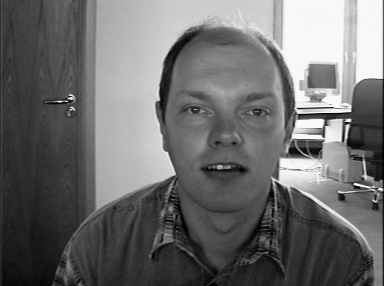
#> input picture BioID_0194.pgm, 384 x 286 px
$ python test.py   (older library calls are emulated)
#> lines starting #> are read from the running program, lines starting #| are printed output that depends on the picture
import numpy
import scipy
import imageio
from scipy import ndimage
import matplotlib.pyplot as plt

from skimage.feature import hog
from skimage import data, exposure
'''
im = scipy.misc.imread('BioID_0194.pgm')
im = im.astype('int32')
dx = ndimage.sobel(im, 0)  # horizontal derivative
dy = ndimage.sobel(im, 1)  # vertical derivative
mag = numpy.hypot(dx, dy)  # magnitude
mag *= 255.0 / numpy.max(mag)  # normalize (Q&D)
# Ploting image
plt.imshow(mag)
plt.show()
scipy.misc.imsave('sobel.jpg', mag)
'''
image = imageio.imread('BioID_0194.pgm')
#> image is the input picture: shape (286, 384); min 1, max 250, mean 108.4
fd, hog_image = hog(image, orientations=8, pixels_per_cell=(16, 16), cells_per_block=(1, 1), visualize=True, multichannel=False)
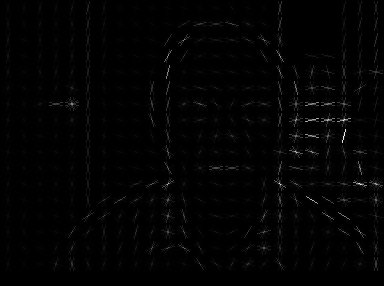
#> hog_image: shape (286, 384) float64; min 0, max 58.9, mean 0.7; drawn with min black and max white
#> fd = 3264 values, max 0.894 at index 2669, min 0 at index 147, mean 0.326

plt.imshow(hog_image)
plt.show()

$ run again, with BioID_0000.pgm copied over BioID_0194.pgm
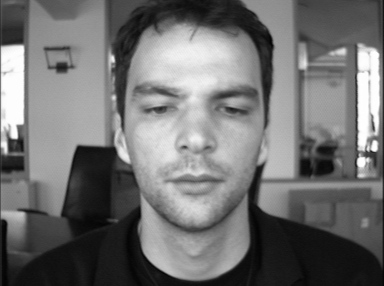
#> input picture BioID_0000.pgm, 384 x 286 px
#> image is the input picture: shape (286, 384); min 3, max 254, mean 113
#> `fd, hog_image = hog(image, orientations=8, pixels_per_cell=(16, 16), c..`:
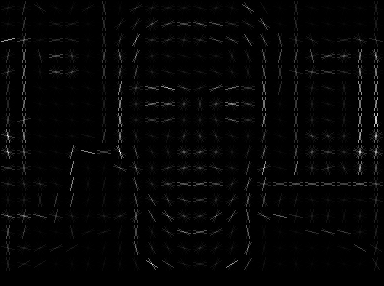
#> hog_image: shape (286, 384) float64; min 0, max 34.22, mean 0.6; drawn with min black and max white
#> fd = 3264 values, max 0.977 at index 1772, min 0 at index 1107, mean 0.311

$ run again, with BioID_0002.pgm copied over BioID_0194.pgm
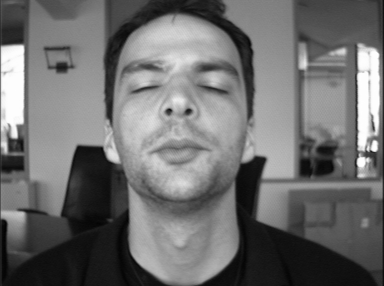
#> input picture BioID_0002.pgm, 384 x 286 px
#> image is the input picture: shape (286, 384); min 2, max 254, mean 110.2
#> `fd, hog_image = hog(image, orientations=8, pixels_per_cell=(16, 16), c..`:
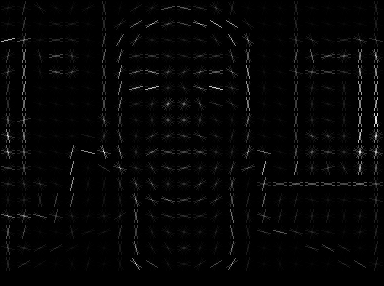
#> hog_image: shape (286, 384) float64; min 0, max 30.76, mean 0.6; drawn with min black and max white
#> fd = 3264 values, max 0.983 at index 1772, min 0 at index 781, mean 0.312
